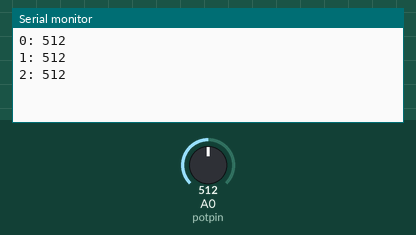
Recording of a sketch running on a simulated Arduino Uno, built with avr-gcc and run on an emulated ATmega328P. Shown: the last lines printed to the serial monitor. The test bench sets the inputs (shaded band); at power-on: A0 (potpin) = 512.

Above: at 1.3 s.
1.4 s: A0 (potpin) set to 716
At 1.9 s:
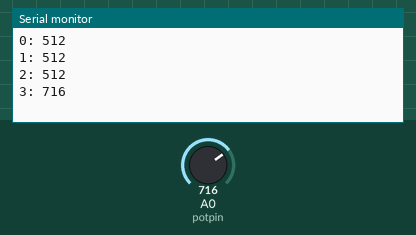
2.9 s: A0 (potpin) set to 900
At 3.4 s:
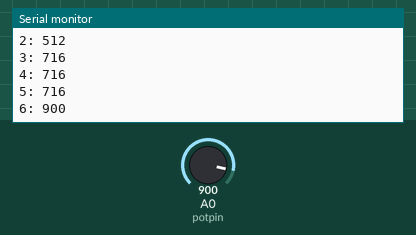
Timing chart, 0 to 5.9 s (numbered marks = the images above; inputs shaded):
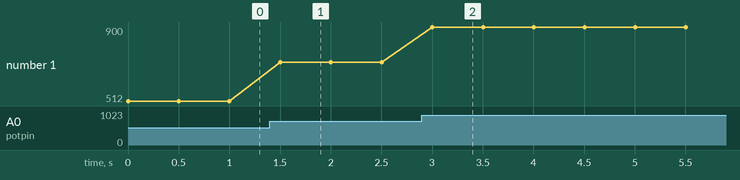

The sketch:

SerialWritePotentiometer.ino
```cpp
int time = 0;
int potpin = A0;
int potval;

void setup()
{
  Serial.begin(9600);
}

void loop()
{
  potval = analogRead(potpin);
  Serial.println(String(time) + ": " + String(potval));
  time += 1;
  delay(500);
  Serial.flush();
}
```

Measured:
- after the input at 1.4 s, the serial monitor: prints a new line after 0.10 s (image 1)
- after the input at 2.9 s, the serial monitor: prints a new line after 0.10 s (image 2)
- plotted number 1: 512 → 716 after the input at 1.4 s, 716 → 900 after the input at 2.9 s
